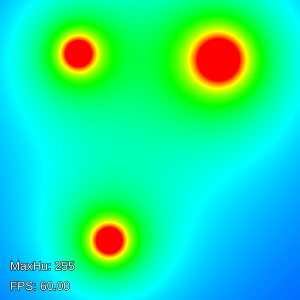
Frame 1 (no input)
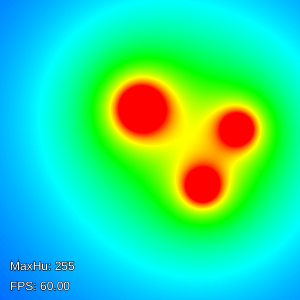
Frame 60 (no input)
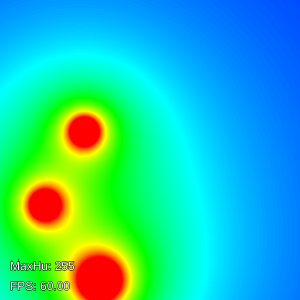
Frame 120 (the mouse pressed at the canvas centre since frame 60)

The p5.js sketch that drew these frames (run headless with seeded random() and noise() and a simulated clock; from frame 60 on, the mouse is pressed at the canvas centre):

// p5.js sketch
// ── sketch.js

const NUMBER_OF_BALLS = 3;

let metaballs = []
let pd

let maxHu = 0

const colours = {

}

function setup() {
  createCanvas(300, 300);
  colorMode(HSB);

  for (i=0; i<NUMBER_OF_BALLS; i++) {
    metaballs.push(new Metaball());
  }

  pd = pixelDensity();

  for (let i=0; i<=255; i++) {
    var colour = color('hsb(' + (255-i) + ', 100%, 100%)');
    colours[i] = {
      r : red(colour),
      g : green(colour),
      b : blue(colour)
    };
  }
}

function setPixel(x, y, hu) {
  if (hu > maxHu) {
    maxHu = hu;
  }
  for (var i = 0; i < pd; i++) {
    for (var j = 0; j < pd; j++) {
      // loop over
      idx = 4 * ((y * pd + j) * width * pd + (x * pd + i));
      pixels[idx] = colours[hu].r;
      pixels[idx+1] = colours[hu].g;
      pixels[idx+2] = colours[hu].b;
      //pixels[idx+3] = a;
    }
  }
}

function draw() {
  background('black')
  stroke('white')
  noFill()

  // Update the state of the balls
  metaballs.forEach(m => {
    m.update();

    //ellipse(m.pos.x, m.pos.y, m.radius);
  });

  //console.log('Pixel Density', pd)

  loadPixels();

  for (var x=0; x<width; x++) {
    for (var y=0; y<height; y++) {
      var index = (x + y * width) * 4;
      let sum = 0.0;
      metaballs.forEach(m => {
        let distance = dist(x, y, m.pos.x, m.pos.y);
        sum += 200 * m.radius / distance;
      })

      sum = map(sum, 0, width * metaballs.length, 0, 255)
      sum = constrain(sum, 0, 255);
      sum = Math.floor(sum);

      setPixel(x, y, sum);
    }
  }

  updatePixels();

  // Draw FPS (rounded to 2 decimal places) at the bottom left of the screen
  var fps = frameRate();
  fill(255);
  stroke(0);
  text("FPS: " + fps.toFixed(2), 10, height - 10);
  text('MaxHu: ' + maxHu, 10, height - 30);
}
// ── metaball.js
class Metaball {
    constructor() {
        this.pos = createVector(random(width), random(height));
        this.radius = random(width/10, width/3);
        this.velocity = p5.Vector.random2D();
        this.velocity.setMag(5);
    }

    update() {
        this.pos.add(this.velocity);

        if ((this.pos.x > width) || (this.pos.x < 0)) {
            this.velocity.x *= -1;
        }

        if ((this.pos.y > height) || (this.pos.y < 0)) {
            this.velocity.y *= -1;
        }
    }
}
